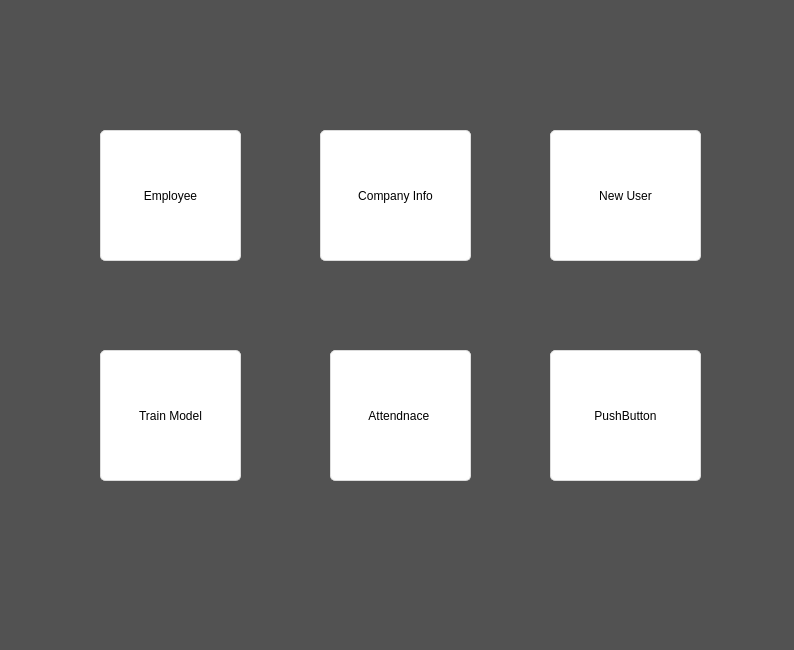
<?xml version="1.0" encoding="UTF-8"?>
<ui version="4.0">
 <class>MainWindow</class>
 <widget class="QWidget" name="MainWindow">
  <property name="geometry">
   <rect>
    <x>0</x>
    <y>0</y>
    <width>794</width>
    <height>650</height>
   </rect>
  </property>
  <property name="windowTitle">
   <string>Form</string>
  </property>
  <property name="styleSheet">
   <string notr="true">background-color:rgb(82, 82, 82);</string>
  </property>
  <widget class="QPushButton" name="employee_btn">
   <property name="geometry">
    <rect>
     <x>100</x>
     <y>130</y>
     <width>141</width>
     <height>131</height>
    </rect>
   </property>
   <property name="styleSheet">
    <string notr="true">QPushButton{
	background-image: url(:/newPrefix/emp.jpg);
 background-image : url(&quot;download.jpg&quot;);
	font: 75 11pt &quot;MS Shell Dlg 2&quot;;
	border-style: solid;
	border-top-color: qlineargradient(spread:pad, x1:0.5, y1:1, x2:0.5, y2:0, stop:0 rgb(215, 215, 215), stop:1 rgb(222, 222, 222));
	border-right-color: qlineargradient(spread:pad, x1:0, y1:0.5, x2:1, y2:0.5, stop:0 rgb(217, 217, 217), stop:1 rgb(227, 227, 227));
	border-left-color: qlineargradient(spread:pad, x1:0, y1:0.5, x2:1, y2:0.5, stop:0 rgb(227, 227, 227), stop:1 rgb(217, 217, 217));
	border-bottom-color: qlineargradient(spread:pad, x1:0.5, y1:1, x2:0.5, y2:0, stop:0 rgb(215, 215, 215), stop:1 rgb(222, 222, 222));
	border-width: 1px;
	border-radius: 5px;
	color: rgb(0,0,0);
	padding: 2px;
	background-color: rgb(255,255,255);
 background-image : url(&quot;emp.png&quot;);
}
QPushButton:hover{
	border-style: solid;
	border-top-color: qlineargradient(spread:pad, x1:0.5, y1:1, x2:0.5, y2:0, stop:0 rgb(195, 195, 195), stop:1 rgb(222, 222, 222));
	border-right-color: qlineargradient(spread:pad, x1:0, y1:0.5, x2:1, y2:0.5, stop:0 rgb(197, 197, 197), stop:1 rgb(227, 227, 227));
	border-left-color: qlineargradient(spread:pad, x1:0, y1:0.5, x2:1, y2:0.5, stop:0 rgb(227, 227, 227), stop:1 rgb(197, 197, 197));
	border-bottom-color: qlineargradient(spread:pad, x1:0.5, y1:1, x2:0.5, y2:0, stop:0 rgb(195, 195, 195), stop:1 rgb(222, 222, 222));
	border-width: 1px;
	border-radius: 5px;
	color: rgb(0,0,0);
	padding: 2px;
	background-color: rgb(255,255,255);
}
QPushButton:pressed{
	border-style: solid;
	border-top-color: qlineargradient(spread:pad, x1:0.5, y1:1, x2:0.5, y2:0, stop:0 rgb(215, 215, 215), stop:1 rgb(222, 222, 222));
	border-right-color: qlineargradient(spread:pad, x1:0, y1:0.5, x2:1, y2:0.5, stop:0 rgb(217, 217, 217), stop:1 rgb(227, 227, 227));
	border-left-color: qlineargradient(spread:pad, x1:0, y1:0.5, x2:1, y2:0.5, stop:0 rgb(227, 227, 227), stop:1 rgb(217, 217, 217));
	border-bottom-color: qlineargradient(spread:pad, x1:0.5, y1:1, x2:0.5, y2:0, stop:0 rgb(215, 215, 215), stop:1 rgb(222, 222, 222));
	border-width: 1px;
	border-radius: 5px;
	color: rgb(0,0,0);
	padding: 2px;
	background-color: rgb(142,142,142);
 background-image : url(&quot;emp.png&quot;);
}
QPushButton:disabled{
	border-style: solid;
	border-top-color: qlineargradient(spread:pad, x1:0.5, y1:1, x2:0.5, y2:0, stop:0 rgb(215, 215, 215), stop:1 rgb(222, 222, 222));
	border-right-color: qlineargradient(spread:pad, x1:0, y1:0.5, x2:1, y2:0.5, stop:0 rgb(217, 217, 217), stop:1 rgb(227, 227, 227));
	border-left-color: qlineargradient(spread:pad, x1:0, y1:0.5, x2:1, y2:0.5, stop:0 rgb(227, 227, 227), stop:1 rgb(217, 217, 217));
	border-bottom-color: qlineargradient(spread:pad, x1:0.5, y1:1, x2:0.5, y2:0, stop:0 rgb(215, 215, 215), stop:1 rgb(222, 222, 222));
	border-width: 1px;
	border-radius: 5px;
	color: #808086;
	padding: 2px;
	background-color: rgb(142,142,142);
}</string>
   </property>
   <property name="text">
    <string>Employee</string>
   </property>
  </widget>
  <widget class="QPushButton" name="att_btn">
   <property name="geometry">
    <rect>
     <x>330</x>
     <y>350</y>
     <width>141</width>
     <height>131</height>
    </rect>
   </property>
   <property name="styleSheet">
    <string notr="true">QPushButton{
	font: 75 11pt &quot;MS Shell Dlg 2&quot;;
	border-style: solid;
	border-top-color: qlineargradient(spread:pad, x1:0.5, y1:1, x2:0.5, y2:0, stop:0 rgb(215, 215, 215), stop:1 rgb(222, 222, 222));
	border-right-color: qlineargradient(spread:pad, x1:0, y1:0.5, x2:1, y2:0.5, stop:0 rgb(217, 217, 217), stop:1 rgb(227, 227, 227));
	border-left-color: qlineargradient(spread:pad, x1:0, y1:0.5, x2:1, y2:0.5, stop:0 rgb(227, 227, 227), stop:1 rgb(217, 217, 217));
	border-bottom-color: qlineargradient(spread:pad, x1:0.5, y1:1, x2:0.5, y2:0, stop:0 rgb(215, 215, 215), stop:1 rgb(222, 222, 222));
	border-width: 1px;
	border-radius: 5px;
	color: rgb(0,0,0);
	padding: 2px;
	background-color: rgb(255,255,255);
}
QPushButton:hover{
	border-style: solid;
	border-top-color: qlineargradient(spread:pad, x1:0.5, y1:1, x2:0.5, y2:0, stop:0 rgb(195, 195, 195), stop:1 rgb(222, 222, 222));
	border-right-color: qlineargradient(spread:pad, x1:0, y1:0.5, x2:1, y2:0.5, stop:0 rgb(197, 197, 197), stop:1 rgb(227, 227, 227));
	border-left-color: qlineargradient(spread:pad, x1:0, y1:0.5, x2:1, y2:0.5, stop:0 rgb(227, 227, 227), stop:1 rgb(197, 197, 197));
	border-bottom-color: qlineargradient(spread:pad, x1:0.5, y1:1, x2:0.5, y2:0, stop:0 rgb(195, 195, 195), stop:1 rgb(222, 222, 222));
	border-width: 1px;
	border-radius: 5px;
	color: rgb(0,0,0);
	padding: 2px;
	background-color: rgb(255,255,255);
}
QPushButton:pressed{
	border-style: solid;
	border-top-color: qlineargradient(spread:pad, x1:0.5, y1:1, x2:0.5, y2:0, stop:0 rgb(215, 215, 215), stop:1 rgb(222, 222, 222));
	border-right-color: qlineargradient(spread:pad, x1:0, y1:0.5, x2:1, y2:0.5, stop:0 rgb(217, 217, 217), stop:1 rgb(227, 227, 227));
	border-left-color: qlineargradient(spread:pad, x1:0, y1:0.5, x2:1, y2:0.5, stop:0 rgb(227, 227, 227), stop:1 rgb(217, 217, 217));
	border-bottom-color: qlineargradient(spread:pad, x1:0.5, y1:1, x2:0.5, y2:0, stop:0 rgb(215, 215, 215), stop:1 rgb(222, 222, 222));
	border-width: 1px;
	border-radius: 5px;
	color: rgb(0,0,0);
	padding: 2px;
	background-color: rgb(142,142,142);
}
QPushButton:disabled{
	border-style: solid;
	border-top-color: qlineargradient(spread:pad, x1:0.5, y1:1, x2:0.5, y2:0, stop:0 rgb(215, 215, 215), stop:1 rgb(222, 222, 222));
	border-right-color: qlineargradient(spread:pad, x1:0, y1:0.5, x2:1, y2:0.5, stop:0 rgb(217, 217, 217), stop:1 rgb(227, 227, 227));
	border-left-color: qlineargradient(spread:pad, x1:0, y1:0.5, x2:1, y2:0.5, stop:0 rgb(227, 227, 227), stop:1 rgb(217, 217, 217));
	border-bottom-color: qlineargradient(spread:pad, x1:0.5, y1:1, x2:0.5, y2:0, stop:0 rgb(215, 215, 215), stop:1 rgb(222, 222, 222));
	border-width: 1px;
	border-radius: 5px;
	color: #808086;
	padding: 2px;
	background-color: rgb(142,142,142);
}</string>
   </property>
   <property name="text">
    <string>Attendnace </string>
   </property>
  </widget>
  <widget class="QPushButton" name="train_btn">
   <property name="geometry">
    <rect>
     <x>100</x>
     <y>350</y>
     <width>141</width>
     <height>131</height>
    </rect>
   </property>
   <property name="styleSheet">
    <string notr="true">QPushButton{
	font: 75 11pt &quot;MS Shell Dlg 2&quot;;
	border-style: solid;
	border-top-color: qlineargradient(spread:pad, x1:0.5, y1:1, x2:0.5, y2:0, stop:0 rgb(215, 215, 215), stop:1 rgb(222, 222, 222));
	border-right-color: qlineargradient(spread:pad, x1:0, y1:0.5, x2:1, y2:0.5, stop:0 rgb(217, 217, 217), stop:1 rgb(227, 227, 227));
	border-left-color: qlineargradient(spread:pad, x1:0, y1:0.5, x2:1, y2:0.5, stop:0 rgb(227, 227, 227), stop:1 rgb(217, 217, 217));
	border-bottom-color: qlineargradient(spread:pad, x1:0.5, y1:1, x2:0.5, y2:0, stop:0 rgb(215, 215, 215), stop:1 rgb(222, 222, 222));
	border-width: 1px;
	border-radius: 5px;
	color: rgb(0,0,0);
	padding: 2px;
	background-color: rgb(255,255,255);
}
QPushButton:hover{
	border-style: solid;
	border-top-color: qlineargradient(spread:pad, x1:0.5, y1:1, x2:0.5, y2:0, stop:0 rgb(195, 195, 195), stop:1 rgb(222, 222, 222));
	border-right-color: qlineargradient(spread:pad, x1:0, y1:0.5, x2:1, y2:0.5, stop:0 rgb(197, 197, 197), stop:1 rgb(227, 227, 227));
	border-left-color: qlineargradient(spread:pad, x1:0, y1:0.5, x2:1, y2:0.5, stop:0 rgb(227, 227, 227), stop:1 rgb(197, 197, 197));
	border-bottom-color: qlineargradient(spread:pad, x1:0.5, y1:1, x2:0.5, y2:0, stop:0 rgb(195, 195, 195), stop:1 rgb(222, 222, 222));
	border-width: 1px;
	border-radius: 5px;
	color: rgb(0,0,0);
	padding: 2px;
	background-color: rgb(255,255,255);
}
QPushButton:pressed{
	border-style: solid;
	border-top-color: qlineargradient(spread:pad, x1:0.5, y1:1, x2:0.5, y2:0, stop:0 rgb(215, 215, 215), stop:1 rgb(222, 222, 222));
	border-right-color: qlineargradient(spread:pad, x1:0, y1:0.5, x2:1, y2:0.5, stop:0 rgb(217, 217, 217), stop:1 rgb(227, 227, 227));
	border-left-color: qlineargradient(spread:pad, x1:0, y1:0.5, x2:1, y2:0.5, stop:0 rgb(227, 227, 227), stop:1 rgb(217, 217, 217));
	border-bottom-color: qlineargradient(spread:pad, x1:0.5, y1:1, x2:0.5, y2:0, stop:0 rgb(215, 215, 215), stop:1 rgb(222, 222, 222));
	border-width: 1px;
	border-radius: 5px;
	color: rgb(0,0,0);
	padding: 2px;
	background-color: rgb(142,142,142);
}
QPushButton:disabled{
	border-style: solid;
	border-top-color: qlineargradient(spread:pad, x1:0.5, y1:1, x2:0.5, y2:0, stop:0 rgb(215, 215, 215), stop:1 rgb(222, 222, 222));
	border-right-color: qlineargradient(spread:pad, x1:0, y1:0.5, x2:1, y2:0.5, stop:0 rgb(217, 217, 217), stop:1 rgb(227, 227, 227));
	border-left-color: qlineargradient(spread:pad, x1:0, y1:0.5, x2:1, y2:0.5, stop:0 rgb(227, 227, 227), stop:1 rgb(217, 217, 217));
	border-bottom-color: qlineargradient(spread:pad, x1:0.5, y1:1, x2:0.5, y2:0, stop:0 rgb(215, 215, 215), stop:1 rgb(222, 222, 222));
	border-width: 1px;
	border-radius: 5px;
	color: #808086;
	padding: 2px;
	background-color: rgb(142,142,142);
}</string>
   </property>
   <property name="text">
    <string>Train Model</string>
   </property>
  </widget>
  <widget class="QPushButton" name="comp_btn">
   <property name="geometry">
    <rect>
     <x>320</x>
     <y>130</y>
     <width>151</width>
     <height>131</height>
    </rect>
   </property>
   <property name="styleSheet">
    <string notr="true">QPushButton{
	font: 75 11pt &quot;MS Shell Dlg 2&quot;;
	border-style: solid;
	border-top-color: qlineargradient(spread:pad, x1:0.5, y1:1, x2:0.5, y2:0, stop:0 rgb(215, 215, 215), stop:1 rgb(222, 222, 222));
	border-right-color: qlineargradient(spread:pad, x1:0, y1:0.5, x2:1, y2:0.5, stop:0 rgb(217, 217, 217), stop:1 rgb(227, 227, 227));
	border-left-color: qlineargradient(spread:pad, x1:0, y1:0.5, x2:1, y2:0.5, stop:0 rgb(227, 227, 227), stop:1 rgb(217, 217, 217));
	border-bottom-color: qlineargradient(spread:pad, x1:0.5, y1:1, x2:0.5, y2:0, stop:0 rgb(215, 215, 215), stop:1 rgb(222, 222, 222));
	border-width: 1px;
	border-radius: 5px;
	color: rgb(0,0,0);
	padding: 2px;
	background-color: rgb(255,255,255);
}
QPushButton:hover{
	border-style: solid;
	border-top-color: qlineargradient(spread:pad, x1:0.5, y1:1, x2:0.5, y2:0, stop:0 rgb(195, 195, 195), stop:1 rgb(222, 222, 222));
	border-right-color: qlineargradient(spread:pad, x1:0, y1:0.5, x2:1, y2:0.5, stop:0 rgb(197, 197, 197), stop:1 rgb(227, 227, 227));
	border-left-color: qlineargradient(spread:pad, x1:0, y1:0.5, x2:1, y2:0.5, stop:0 rgb(227, 227, 227), stop:1 rgb(197, 197, 197));
	border-bottom-color: qlineargradient(spread:pad, x1:0.5, y1:1, x2:0.5, y2:0, stop:0 rgb(195, 195, 195), stop:1 rgb(222, 222, 222));
	border-width: 1px;
	border-radius: 5px;
	color: rgb(0,0,0);
	padding: 2px;
	background-color: rgb(255,255,255);
}
QPushButton:pressed{
	border-style: solid;
	border-top-color: qlineargradient(spread:pad, x1:0.5, y1:1, x2:0.5, y2:0, stop:0 rgb(215, 215, 215), stop:1 rgb(222, 222, 222));
	border-right-color: qlineargradient(spread:pad, x1:0, y1:0.5, x2:1, y2:0.5, stop:0 rgb(217, 217, 217), stop:1 rgb(227, 227, 227));
	border-left-color: qlineargradient(spread:pad, x1:0, y1:0.5, x2:1, y2:0.5, stop:0 rgb(227, 227, 227), stop:1 rgb(217, 217, 217));
	border-bottom-color: qlineargradient(spread:pad, x1:0.5, y1:1, x2:0.5, y2:0, stop:0 rgb(215, 215, 215), stop:1 rgb(222, 222, 222));
	border-width: 1px;
	border-radius: 5px;
	color: rgb(0,0,0);
	padding: 2px;
	background-color: rgb(142,142,142);
}
QPushButton:disabled{
	border-style: solid;
	border-top-color: qlineargradient(spread:pad, x1:0.5, y1:1, x2:0.5, y2:0, stop:0 rgb(215, 215, 215), stop:1 rgb(222, 222, 222));
	border-right-color: qlineargradient(spread:pad, x1:0, y1:0.5, x2:1, y2:0.5, stop:0 rgb(217, 217, 217), stop:1 rgb(227, 227, 227));
	border-left-color: qlineargradient(spread:pad, x1:0, y1:0.5, x2:1, y2:0.5, stop:0 rgb(227, 227, 227), stop:1 rgb(217, 217, 217));
	border-bottom-color: qlineargradient(spread:pad, x1:0.5, y1:1, x2:0.5, y2:0, stop:0 rgb(215, 215, 215), stop:1 rgb(222, 222, 222));
	border-width: 1px;
	border-radius: 5px;
	color: #808086;
	padding: 2px;
	background-color: rgb(142,142,142);
}</string>
   </property>
   <property name="text">
    <string>Company Info</string>
   </property>
  </widget>
  <widget class="QPushButton" name="nuser_btn">
   <property name="geometry">
    <rect>
     <x>550</x>
     <y>130</y>
     <width>151</width>
     <height>131</height>
    </rect>
   </property>
   <property name="styleSheet">
    <string notr="true">QPushButton{
	font: 75 11pt &quot;MS Shell Dlg 2&quot;;
	border-style: solid;
	border-top-color: qlineargradient(spread:pad, x1:0.5, y1:1, x2:0.5, y2:0, stop:0 rgb(215, 215, 215), stop:1 rgb(222, 222, 222));
	border-right-color: qlineargradient(spread:pad, x1:0, y1:0.5, x2:1, y2:0.5, stop:0 rgb(217, 217, 217), stop:1 rgb(227, 227, 227));
	border-left-color: qlineargradient(spread:pad, x1:0, y1:0.5, x2:1, y2:0.5, stop:0 rgb(227, 227, 227), stop:1 rgb(217, 217, 217));
	border-bottom-color: qlineargradient(spread:pad, x1:0.5, y1:1, x2:0.5, y2:0, stop:0 rgb(215, 215, 215), stop:1 rgb(222, 222, 222));
	border-width: 1px;
	border-radius: 5px;
	color: rgb(0,0,0);
	padding: 2px;
	background-color: rgb(255,255,255);
}
QPushButton:hover{
	border-style: solid;
	border-top-color: qlineargradient(spread:pad, x1:0.5, y1:1, x2:0.5, y2:0, stop:0 rgb(195, 195, 195), stop:1 rgb(222, 222, 222));
	border-right-color: qlineargradient(spread:pad, x1:0, y1:0.5, x2:1, y2:0.5, stop:0 rgb(197, 197, 197), stop:1 rgb(227, 227, 227));
	border-left-color: qlineargradient(spread:pad, x1:0, y1:0.5, x2:1, y2:0.5, stop:0 rgb(227, 227, 227), stop:1 rgb(197, 197, 197));
	border-bottom-color: qlineargradient(spread:pad, x1:0.5, y1:1, x2:0.5, y2:0, stop:0 rgb(195, 195, 195), stop:1 rgb(222, 222, 222));
	border-width: 1px;
	border-radius: 5px;
	color: rgb(0,0,0);
	padding: 2px;
	background-color: rgb(255,255,255);
}
QPushButton:pressed{
	border-style: solid;
	border-top-color: qlineargradient(spread:pad, x1:0.5, y1:1, x2:0.5, y2:0, stop:0 rgb(215, 215, 215), stop:1 rgb(222, 222, 222));
	border-right-color: qlineargradient(spread:pad, x1:0, y1:0.5, x2:1, y2:0.5, stop:0 rgb(217, 217, 217), stop:1 rgb(227, 227, 227));
	border-left-color: qlineargradient(spread:pad, x1:0, y1:0.5, x2:1, y2:0.5, stop:0 rgb(227, 227, 227), stop:1 rgb(217, 217, 217));
	border-bottom-color: qlineargradient(spread:pad, x1:0.5, y1:1, x2:0.5, y2:0, stop:0 rgb(215, 215, 215), stop:1 rgb(222, 222, 222));
	border-width: 1px;
	border-radius: 5px;
	color: rgb(0,0,0);
	padding: 2px;
	background-color: rgb(142,142,142);
}
QPushButton:disabled{
	border-style: solid;
	border-top-color: qlineargradient(spread:pad, x1:0.5, y1:1, x2:0.5, y2:0, stop:0 rgb(215, 215, 215), stop:1 rgb(222, 222, 222));
	border-right-color: qlineargradient(spread:pad, x1:0, y1:0.5, x2:1, y2:0.5, stop:0 rgb(217, 217, 217), stop:1 rgb(227, 227, 227));
	border-left-color: qlineargradient(spread:pad, x1:0, y1:0.5, x2:1, y2:0.5, stop:0 rgb(227, 227, 227), stop:1 rgb(217, 217, 217));
	border-bottom-color: qlineargradient(spread:pad, x1:0.5, y1:1, x2:0.5, y2:0, stop:0 rgb(215, 215, 215), stop:1 rgb(222, 222, 222));
	border-width: 1px;
	border-radius: 5px;
	color: #808086;
	padding: 2px;
	background-color: rgb(142,142,142);
}</string>
   </property>
   <property name="text">
    <string>New User</string>
   </property>
  </widget>
  <widget class="QPushButton" name="pushButton">
   <property name="geometry">
    <rect>
     <x>550</x>
     <y>350</y>
     <width>151</width>
     <height>131</height>
    </rect>
   </property>
   <property name="styleSheet">
    <string notr="true">QPushButton{
	font: 75 11pt &quot;MS Shell Dlg 2&quot;;
	border-style: solid;
	border-top-color: qlineargradient(spread:pad, x1:0.5, y1:1, x2:0.5, y2:0, stop:0 rgb(215, 215, 215), stop:1 rgb(222, 222, 222));
	border-right-color: qlineargradient(spread:pad, x1:0, y1:0.5, x2:1, y2:0.5, stop:0 rgb(217, 217, 217), stop:1 rgb(227, 227, 227));
	border-left-color: qlineargradient(spread:pad, x1:0, y1:0.5, x2:1, y2:0.5, stop:0 rgb(227, 227, 227), stop:1 rgb(217, 217, 217));
	border-bottom-color: qlineargradient(spread:pad, x1:0.5, y1:1, x2:0.5, y2:0, stop:0 rgb(215, 215, 215), stop:1 rgb(222, 222, 222));
	border-width: 1px;
	border-radius: 5px;
	color: rgb(0,0,0);
	padding: 2px;
	background-color: rgb(255,255,255);
}
QPushButton:hover{
	border-style: solid;
	border-top-color: qlineargradient(spread:pad, x1:0.5, y1:1, x2:0.5, y2:0, stop:0 rgb(195, 195, 195), stop:1 rgb(222, 222, 222));
	border-right-color: qlineargradient(spread:pad, x1:0, y1:0.5, x2:1, y2:0.5, stop:0 rgb(197, 197, 197), stop:1 rgb(227, 227, 227));
	border-left-color: qlineargradient(spread:pad, x1:0, y1:0.5, x2:1, y2:0.5, stop:0 rgb(227, 227, 227), stop:1 rgb(197, 197, 197));
	border-bottom-color: qlineargradient(spread:pad, x1:0.5, y1:1, x2:0.5, y2:0, stop:0 rgb(195, 195, 195), stop:1 rgb(222, 222, 222));
	border-width: 1px;
	border-radius: 5px;
	color: rgb(0,0,0);
	padding: 2px;
	background-color: rgb(255,255,255);
}
QPushButton:pressed{
	border-style: solid;
	border-top-color: qlineargradient(spread:pad, x1:0.5, y1:1, x2:0.5, y2:0, stop:0 rgb(215, 215, 215), stop:1 rgb(222, 222, 222));
	border-right-color: qlineargradient(spread:pad, x1:0, y1:0.5, x2:1, y2:0.5, stop:0 rgb(217, 217, 217), stop:1 rgb(227, 227, 227));
	border-left-color: qlineargradient(spread:pad, x1:0, y1:0.5, x2:1, y2:0.5, stop:0 rgb(227, 227, 227), stop:1 rgb(217, 217, 217));
	border-bottom-color: qlineargradient(spread:pad, x1:0.5, y1:1, x2:0.5, y2:0, stop:0 rgb(215, 215, 215), stop:1 rgb(222, 222, 222));
	border-width: 1px;
	border-radius: 5px;
	color: rgb(0,0,0);
	padding: 2px;
	background-color: rgb(142,142,142);
}
QPushButton:disabled{
	border-style: solid;
	border-top-color: qlineargradient(spread:pad, x1:0.5, y1:1, x2:0.5, y2:0, stop:0 rgb(215, 215, 215), stop:1 rgb(222, 222, 222));
	border-right-color: qlineargradient(spread:pad, x1:0, y1:0.5, x2:1, y2:0.5, stop:0 rgb(217, 217, 217), stop:1 rgb(227, 227, 227));
	border-left-color: qlineargradient(spread:pad, x1:0, y1:0.5, x2:1, y2:0.5, stop:0 rgb(227, 227, 227), stop:1 rgb(217, 217, 217));
	border-bottom-color: qlineargradient(spread:pad, x1:0.5, y1:1, x2:0.5, y2:0, stop:0 rgb(215, 215, 215), stop:1 rgb(222, 222, 222));
	border-width: 1px;
	border-radius: 5px;
	color: #808086;
	padding: 2px;
	background-color: rgb(142,142,142);
}</string>
   </property>
   <property name="text">
    <string>PushButton</string>
   </property>
  </widget>
 </widget>
 <resources>
  <include location="../img.qrc"/>
 </resources>
 <connections/>
</ui>
